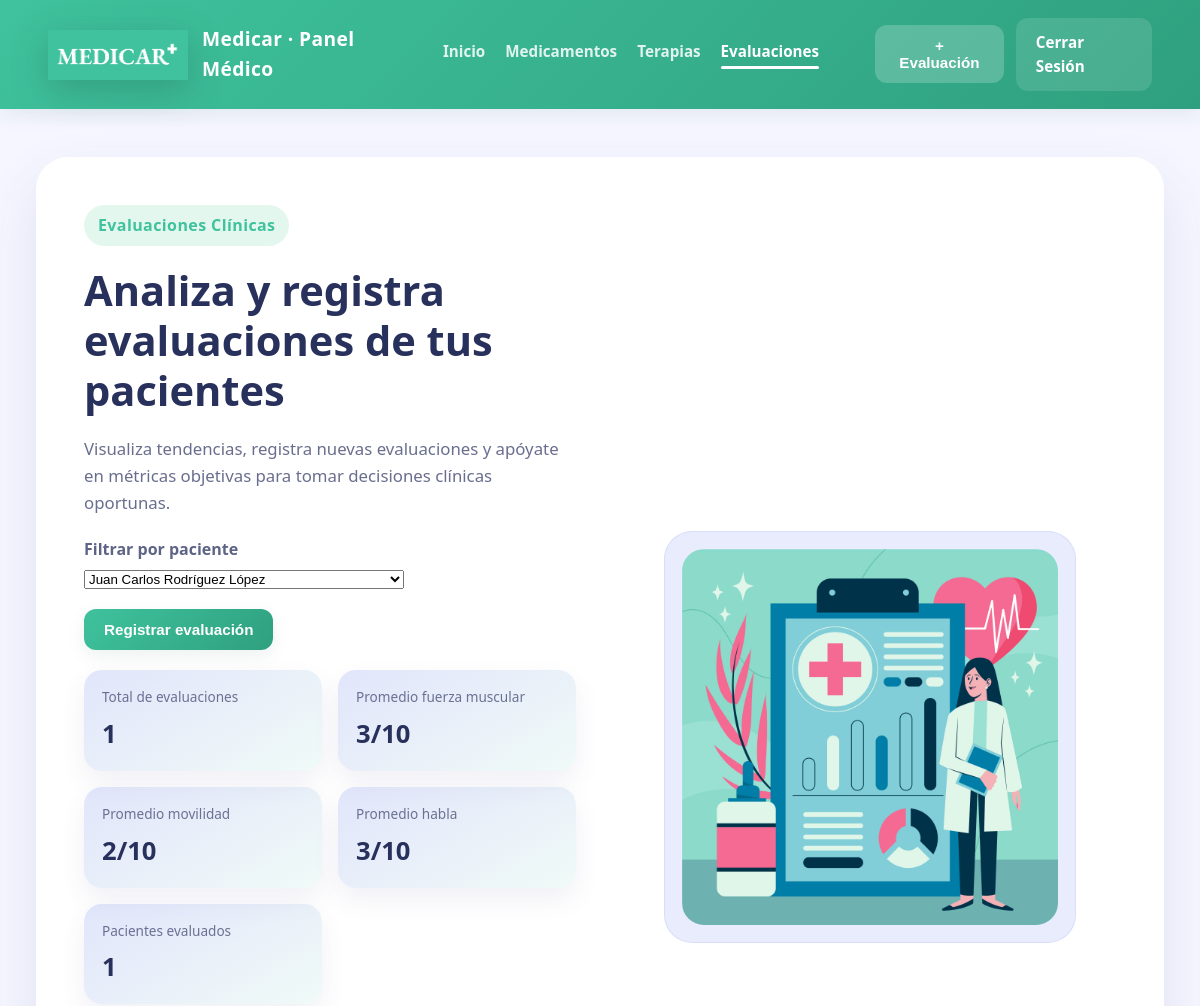
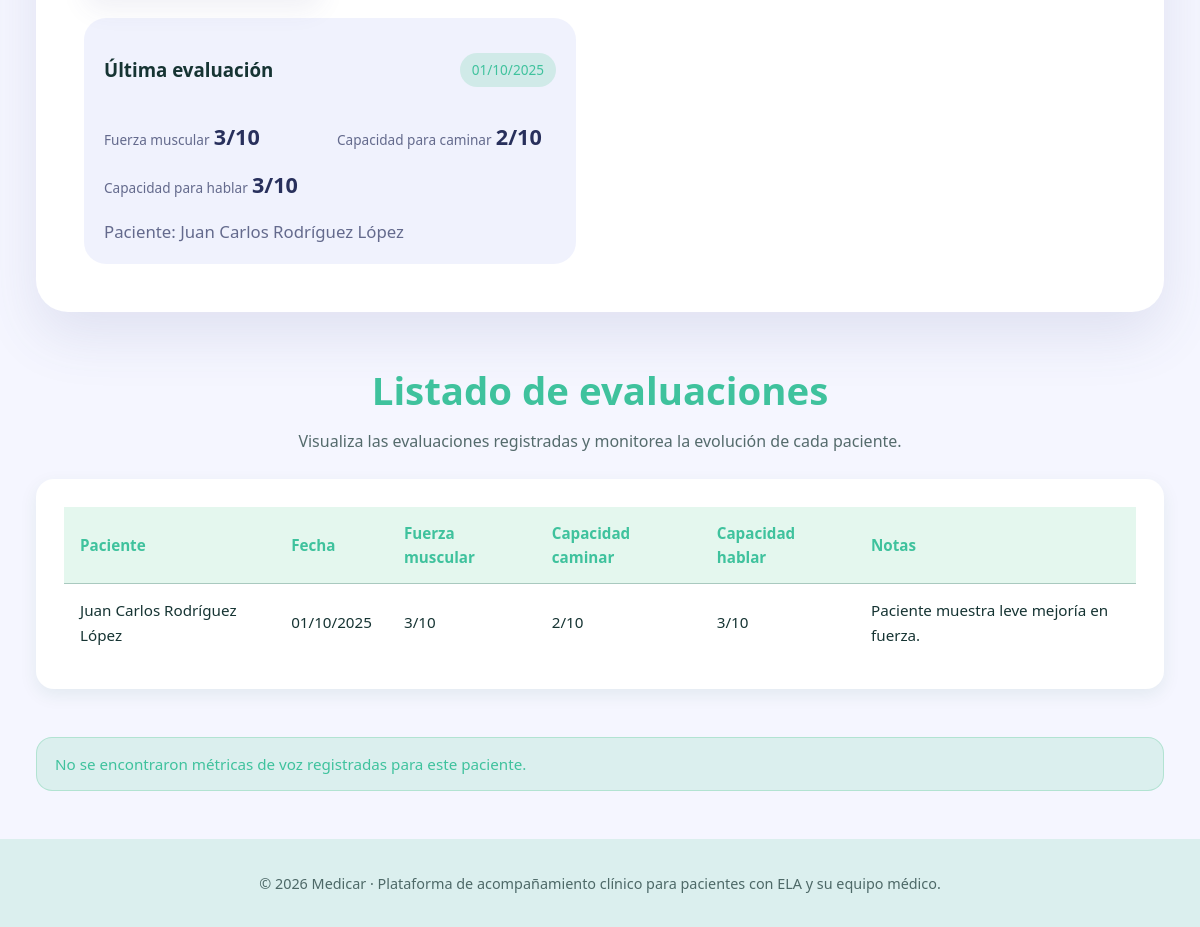
/evaluaciones.php?selected_paciente=1 (signed in), run on the app's committed database (2 pictures, top to bottom).
### tables this page shows
CREATE TABLE IF NOT EXISTS evaluaciones (
    id INT AUTO_INCREMENT PRIMARY KEY,
    paciente_id INT,
    fecha DATE,
    fuerza_muscular INT,
    capacidad_caminar INT,
    capacidad_hablar INT,
    notas TEXT,
    FOREIGN KEY (paciente_id) REFERENCES pacientes(id)
);

CREATE TABLE IF NOT EXISTS pacientes (
    id INT AUTO_INCREMENT PRIMARY KEY,
    nombre VARCHAR(100) NOT NULL,
    apellidos VARCHAR(100) NOT NULL,
    cedula VARCHAR(50) UNIQUE NOT NULL,
    fecha_nacimiento DATE,
    fecha_diagnostico DATE
);

### config.php (called while the page is built, shortened)
<?php
function formatearFecha(string $fecha): string {
    return date('d/m/Y', strtotime($fecha));
}
?>

### evaluaciones.php (the view, shortened to what this page needs)
<?php
require_once 'config.php';
$database = new Database();
$conn = $database->getConnection();
$isPaciente = $_SESSION['role'] === 'paciente';
$pacienteId = $isPaciente ? $_SESSION['paciente_id'] : ($_GET['selected_paciente'] ?? null);
$pacientes = [];
if (!$isPaciente) {
    $stmt = $conn->query("SELECT id, nombre, apellidos, cedula FROM pacientes");
    $pacientes = $stmt->fetchAll(PDO::FETCH_ASSOC);
}
$queryEval = $isPaciente ?
    "SELECT e.id, e.paciente_id, e.fecha, e.fuerza_muscular, e.capacidad_caminar, e.capacidad_hablar, e.notas
     FROM evaluaciones e WHERE e.paciente_id = :paciente_id ORDER BY e.fecha DESC" :
    "SELECT e.id, e.paciente_id, e.fecha, e.fuerza_muscular, e.capacidad_caminar, e.capacidad_hablar, e.notas, p.nombre, p.apellidos, p.cedula
     FROM evaluaciones e JOIN pacientes p ON e.paciente_id = p.id " . ($pacienteId ? "WHERE e.paciente_id = :paciente_id" : "") . " ORDER BY e.fecha DESC";
$stmt = $conn->prepare($queryEval);
if ($pacienteId) {
    $stmt->bindParam(':paciente_id', $pacienteId);
}
$stmt->execute();
$evaluaciones = $stmt->fetchAll(PDO::FETCH_ASSOC);
$totalEvaluaciones = count($evaluaciones);
$promedioFuerza = $totalEvaluaciones ? round(array_sum(array_column($evaluaciones, 'fuerza_muscular')) / $totalEvaluaciones, 1) : 0;
$promedioCaminar = $totalEvaluaciones ? round(array_sum(array_column($evaluaciones, 'capacidad_caminar')) / $totalEvaluaciones, 1) : 0;
$promedioHablar = $totalEvaluaciones ? round(array_sum(array_column($evaluaciones, 'capacidad_hablar')) / $totalEvaluaciones, 1) : 0;
$ultimaEvaluacion = $totalEvaluaciones ? $evaluaciones[0] : null;
$pacientesEvaluados = !$isPaciente ? count(array_unique(array_column($evaluaciones, 'paciente_id'))) : 1;
$alsData = null;
if (!$isPaciente && $pacienteId) {
    $stmt = $conn->prepare("SELECT * FROM als_data WHERE ID = (SELECT cedula FROM pacientes WHERE id = :paciente_id)");
    $stmt->bindParam(':paciente_id', $pacienteId);
    $stmt->execute();
    $alsData = $stmt->fetch(PDO::FETCH_ASSOC);
}
?>
<!DOCTYPE html>
<html lang="es">
<head>
    <link rel="stylesheet" href="style.css">
</head>
<body class="eval-page">
    <?php
    $topbarExtra = !$isPaciente
        ? '<button class="btn btn-soft" onclick="mostrarModalEvaluacion()">+ Evaluación</button>'
        : '';
    require 'includes/header.php';
    ?>
    <main class="eval-main">
        <section class="eval-hero">
            <div class="eval-hero__content">
                <div class="brand-badge">Evaluaciones Clínicas</div>
                <h1><?php echo $isPaciente ? 'Monitorea tu progreso diario con Medicar' : 'Analiza y registra evaluaciones de tus pacientes'; ?></h1>
                <p>
                    <?php if ($isPaciente): ?>
                        Registra cómo te sientes cada día y lleva un seguimiento continuo de tu fuerza, movilidad y habla para compartir con tu equipo médico.
                    <?php else: ?>
                        Visualiza tendencias, registra nuevas evaluaciones y apóyate en métricas objetivas para tomar decisiones clínicas oportunas.
                    <?php endif; ?>
                </p>
                <?php if (!$isPaciente): ?>
                    <form method="GET" class="eval-filter">
                        <label for="selected_paciente">Filtrar por paciente</label>
                        <select id="selected_paciente" name="selected_paciente" onchange="this.form.submit()">
                            <?php foreach ($pacientes as $pac): ?>
                                <option value="<?php echo $pac['id']; ?>" <?php if ($pacienteId == $pac['id']) echo 'selected'; ?>>
                                    <?php echo htmlspecialchars($pac['nombre'] . ' ' . $pac['apellidos']); ?>
                                </option>
                            <?php endforeach; ?>
                        </select>
                    </form>
                    <div class="eval-hero__actions">
                        <button class="btn btn-primary" onclick="mostrarModalEvaluacion()">Registrar evaluación</button>
                    </div>
                <?php endif; ?>
                <div class="eval-summary">
                    <div class="eval-summary__card">
                        <span>Total de evaluaciones</span>
                        <strong><?php echo $totalEvaluaciones; ?></strong>
                    </div>
                    <div class="eval-summary__card">
                        <span>Promedio fuerza muscular</span>
                        <strong><?php echo $promedioFuerza; ?>/10</strong>
                    </div>
                    <div class="eval-summary__card">
                        <span>Promedio movilidad</span>
                        <strong><?php echo $promedioCaminar; ?>/10</strong>
                    </div>
                    <div class="eval-summary__card">
                        <span>Promedio habla</span>
                        <strong><?php echo $promedioHablar; ?>/10</strong>
                    </div>
                    <?php if (!$isPaciente): ?>
                        <div class="eval-summary__card">
                            <span>Pacientes evaluados</span>
                            <strong><?php echo $pacientesEvaluados; ?></strong>
                        </div>
                    <?php endif; ?>
                </div>
                <?php if ($ultimaEvaluacion): ?>
                    <div class="eval-latest">
                        <div class="eval-latest__header">
                            <h3>Última evaluación</h3>
                            <span class="pill"><?php echo formatearFecha($ultimaEvaluacion['fecha']); ?></span>
                        </div>
                        <div class="eval-latest__grid">
                            <div>
                                <span>Fuerza muscular</span>
                                <strong><?php echo $ultimaEvaluacion['fuerza_muscular']; ?>/10</strong>
                            </div>
                            <div>
                                <span>Capacidad para caminar</span>
                                <strong><?php echo $ultimaEvaluacion['capacidad_caminar']; ?>/10</strong>
                            </div>
                            <div>
                                <span>Capacidad para hablar</span>
                                <strong><?php echo $ultimaEvaluacion['capacidad_hablar']; ?>/10</strong>
                            </div>
                        </div>
                        <?php if (!$isPaciente && isset($ultimaEvaluacion['nombre'])): ?>
                            <p class="footnote">Paciente: <?php echo htmlspecialchars($ultimaEvaluacion['nombre'] . ' ' . $ultimaEvaluacion['apellidos']); ?></p>
                        <?php elseif (!empty($ultimaEvaluacion['notas'])): ?>
                            <p class="footnote">Notas: <?php echo htmlspecialchars($ultimaEvaluacion['notas']); ?></p>
                        <?php endif; ?>
                    </div>
                <?php endif; ?>
            </div>
            <figure class="eval-hero__figure">
                <img src="image/metricas img.jpg" alt="Panel de métricas clínicas">
            </figure>
        </section>
        <section class="eval-section">
            <div class="section-heading">
                <h2><?php echo $isPaciente ? 'Historial de evaluaciones' : 'Listado de evaluaciones'; ?></h2>
                <p><?php echo $isPaciente ? 'Consulta tus resultados anteriores y revisa las observaciones registradas.' : 'Visualiza las evaluaciones registradas y monitorea la evolución de cada paciente.'; ?></p>
            </div>
            <div class="table-wrapper eval-table">
                <table>
                    <thead>
                        <tr>
                            <?php if (!$isPaciente): ?><th>Paciente</th><?php endif; ?>
                            <th>Fecha</th>
                            <th>Fuerza muscular</th>
                            <th>Capacidad caminar</th>
                            <th>Capacidad hablar</th>
                            <th>Notas</th>
                        </tr>
                    </thead>
                    <tbody>
                        <?php foreach ($evaluaciones as $eval): ?>
                            <tr>
                                <?php if (!$isPaciente): ?>
                                    <td><?php echo htmlspecialchars($eval['nombre'] . ' ' . $eval['apellidos']); ?></td>
                                <?php endif; ?>
                                <td><?php echo formatearFecha($eval['fecha']); ?></td>
                                <td><?php echo $eval['fuerza_muscular']; ?>/10</td>
                                <td><?php echo $eval['capacidad_caminar']; ?>/10</td>
                                <td><?php echo $eval['capacidad_hablar']; ?>/10</td>
                                <td><?php echo htmlspecialchars($eval['notas']); ?></td>
                            </tr>
                        <?php endforeach; ?>
                    </tbody>
                </table>
            </div>
        </section>
        <?php if (!$isPaciente): ?>
            <section class="eval-section">
                <?php if ($pacienteId && $alsData): ?>
                    <div class="eval-als-card">
                        <h2>Métricas de voz (ALS Dataset)</h2>
                        <p>Indicadores acústicos asociados a la progresión de la enfermedad para el paciente seleccionado.</p>
                        <div class="eval-als-grid">
                            <div><span>HNR_a</span><strong><?php echo round($alsData['HNR_a'], 3); ?></strong></div>
                            <div><span>Jitter (J1_a)</span><strong><?php echo round($alsData['J1_a'], 3); ?></strong></div>
                            <div><span>Shimmer (S1_a)</span><strong><?php echo round($alsData['S1_a'], 3); ?></strong></div>
                            <div><span>GNEa_mu</span><strong><?php echo round($alsData['GNEa_mu'], 3); ?></strong></div>
                        </div>
                    </div>
                <?php elseif (!$pacienteId): ?>
                    <div class="mensaje-estado">Selecciona un paciente para visualizar métricas de voz derivadas del dataset ALS.</div>
                <?php else: ?>
                    <div class="mensaje-estado">No se encontraron métricas de voz registradas para este paciente.</div>
                <?php endif; ?>
            </section>
        <?php endif; ?>
    </main>
    <?php require 'includes/footer.php'; ?>
</body>
</html>

### data on the page
evaluaciones: fecha "01/10/2025", fuerza_muscular "3", capacidad_caminar "2", capacidad_hablar "3", paciente.apellidos "Juan Carlos Rodríguez López", notas "Paciente muestra leve mejoría en fuerza."

### other printed values
$totalEvaluaciones "1"
$promedioFuerza "3"
$promedioCaminar "2"
$promedioHablar "3"
$pacientesEvaluados "1"
form field selected_paciente "Juan Carlos Rodríguez López"
